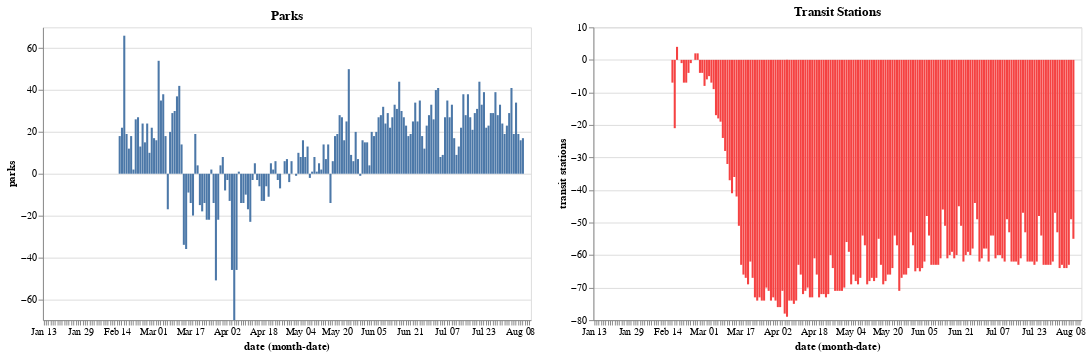

The code cell stored with this chart in its notebook:
### Code cell
base_sc.encode(y='parks').properties(title='Parks') | base_sc.encode(y='transit stations',color=red).properties(title='Transit Stations')

### Figure 1 — Vega-Lite specification as saved in the notebook (floating-point values rounded to 4 significant figures; data arrays with more than 128 entries replaced by an {"elided": "..."} marker saying what was removed)
{"config": {"view": {"continuousWidth": 400, "continuousHeight": 300}}, "hconcat": [{"mark": "bar", "encoding": {"x": {"type": "ordinal", "field": "date", "timeUnit": "monthdate"}, "y": {"type": "quantitative", "field": "parks"}}, "title": "Parks", "width": 500}, {"mark": "bar", "encoding": {"color": {"value": "#f54242"}, "x": {"type": "ordinal", "field": "date", "timeUnit": "monthdate"}, "y": {"type": "quantitative", "field": "transit stations"}}, "title": "Transit Stations", "width": 500}], "data": {"name": "data-298985af4c3fa47a26988b01f3044e28"}, "$schema": "https://vega.github.io/schema/vega-lite/v4.8.1.json", "datasets": {"data-298985af4c3fa47a26988b01f3044e28": {"elided": "213 records"}}}
